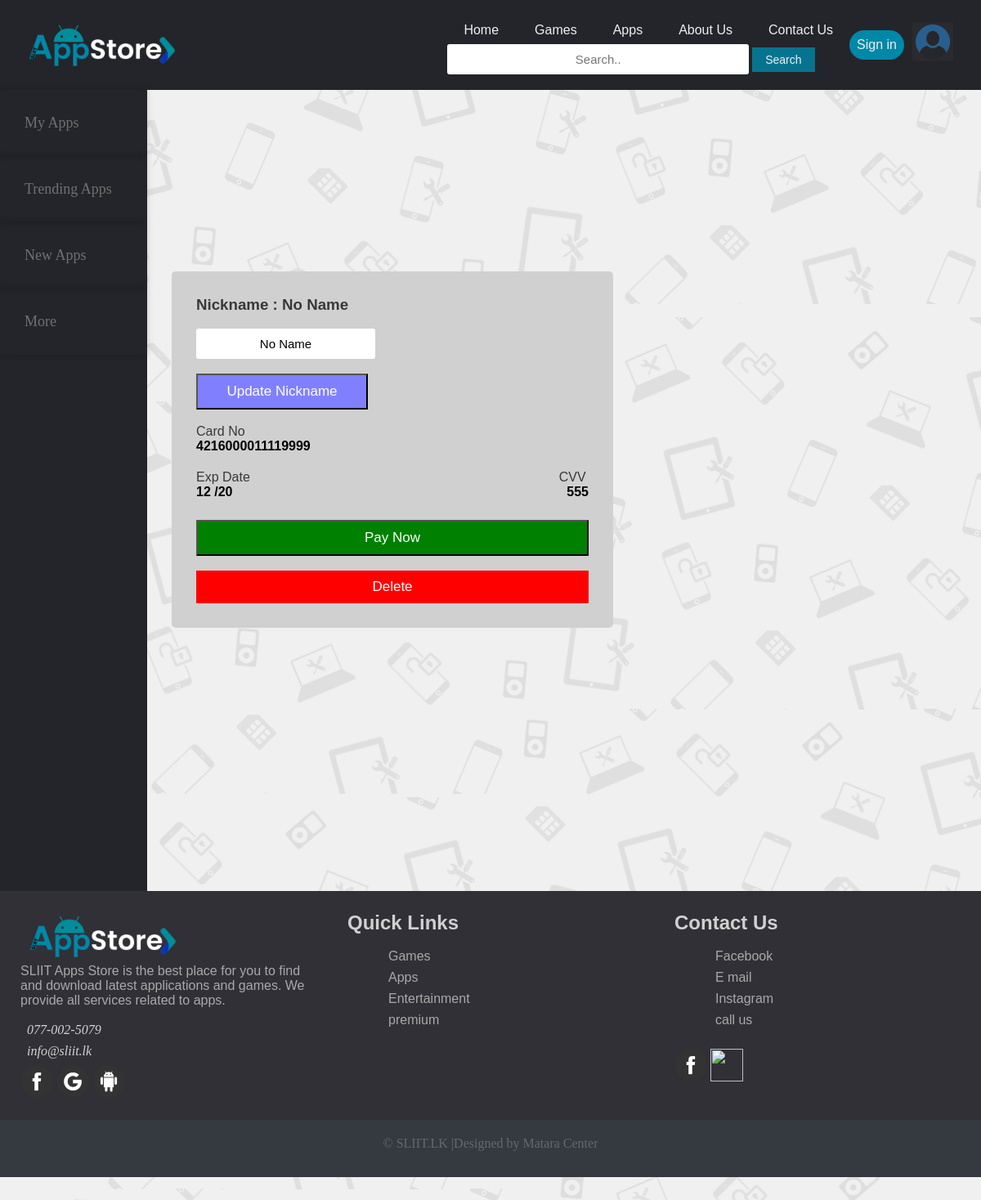
The app's page /php/saved.php with its own data.
### tables this page shows
CREATE TABLE `saved_cards` (
  `username` varchar(50) NOT NULL,
  `Card_No` bigint(20) NOT NULL,
  `Month` int(2) NOT NULL,
  `Year` int(2) NOT NULL,
  `CVV` int(3) NOT NULL,
  `Nickname` varchar(20) NOT NULL DEFAULT 'No Name'
);

### php/userdetails.php (called while the page is built, shortened)
<?php
	if(is_null($_GET)){
		$Username = $_GET['username'];
		$power = $_GET['power'];
	}
	else{
		$Username = 'SampleUser001';
	}
?>

### php/card.php (the view, shortened to what this page needs)
<?php
	include_once 'config.php';
	include_once 'userdetails.php';
?>
<?php
	$chkq = "SELECT * FROM saved_cards WHERE username='$Username'";
	$cards = mysqli_query($con,$chkq);
	$crd_details = mysqli_fetch_assoc($cards);
?>
<!DOCTYPE html>
<html>
<head> <link rel="stylesheet" type="text/css" href="../css/style_yasantha.css">
</head>
<body>
<form action="Updates.php?Action=2&Username=<?php echo $Username ?>&Card_No=<?php echo $crd_details['Card_No'] ?>" method="post">
	<div class="crdPay" style="position:relative; top:-600px;left:40%;
	transform: translate(-50%,-50%);
	max-width:480px;
	width:100%;
	background-color:#D0D0D0;
	border-radius: 5px;
	padding:30px;
	font-family:'Arial';">
		<div class="card_number" id="card-container">
			<div id="crdIns">
				<h3>Nickname : <?php echo $crd_details['Nickname']?> </h3>
				<br>
				<input type="text" name='Nickname' value="<?php echo $crd_details['Nickname']?>">
				<br>
				<br>
				<input type = "submit" class="btn" value="Update Nickname" style="width:210px;background:#8080ff;">
				<br>
				<br>
			</div>
</form>
			<div id="crdIns">
				Card No
			</div>
			<h4> <?php echo $crd_details['Card_No'] ?> </h4>
			<div id="crdIns">
				Exp Date &nbsp &nbsp &nbsp &nbsp &nbsp &nbsp &nbsp &nbsp &nbsp &nbsp &nbsp &nbsp &nbsp &nbsp &nbsp &nbsp &nbsp &nbsp &nbsp &nbsp &nbsp &nbsp &nbsp &nbsp &nbsp &nbsp &nbsp &nbsp &nbsp &nbsp &nbsp &nbsp &nbsp &nbsp &nbsp &nbsp &nbsp &nbsp &nbsp &nbsp &nbsp &nbsp CVV
			</div>
			<div class="card_grp">
				<div class="expiry_date">
					<h4><?php echo $crd_details['Month'] ?> / </h4>
					<h4><?php echo $crd_details['Year'] ?> </h4>
				</div>
				<div class="cvv">
					<h4><?php echo $crd_details['CVV'] ?></h4>
				</div>
			</div>
			<input type="submit" value="Pay Now" name="submit" class="btn">
		<br>
		<br>
		<a href="Updates.php?Action=1&Username=<?php echo $Username ?>&Card_No=<?php echo $crd_details['Card_No'] ?>"><div class="btn" style="width:460px; background:red;" > Delete </div> </a>
</body>
</html>

### css/style_yasantha.css (style rules this page uses)
* { margin: 0; padding: 0; list-style: none; }
li,a,button { font-family:'Arial'; font-weight: 500; font-size: 16px; color: #edf0f1; text-decoration:none; }
body { background-color:#F0F0F0; height:100%; }
html,body { height:100%; }
.crdPay { position: absolute; top:50%; left:40%; transform: translate(-50%,-50%); max-width:480px; width:100%; background-color:#D0D0D0; border-radius: 5px; padding:30px; font-family:'Arial'; }
.card_number { margin-bottom: 20px; }
input[type="text"] { padding:10px; border-radius:3px; font-size: 15px; border:0; text-align:center; }
.cvv { justify-content:flex-end; align-items: center; }
.card_grp { display:flex; justify-content:space-between; margin-bottom:25px; }
.expiry_date, .cvv { display:flex; }
.btn { width:100%; background: Green; color:white; padding:10px; text-align:center; font-family:'Arial'; cursor:pointer; font-size:17px; }
#crdIns { color: #383838; }
#pay { background-image: url("../images/bg-img-3.png"); }

### records on screen
saved_cards: Nickname "No Name", Card_No "4216000011119999", Month "12", Year "20", CVV "555"
